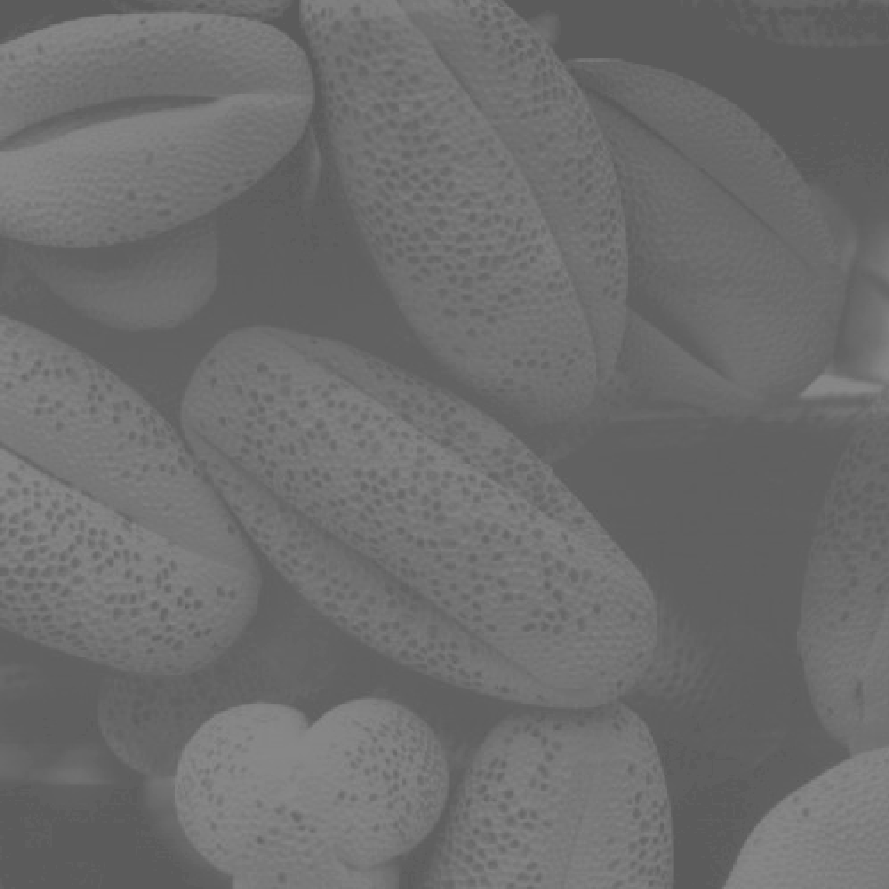
#> input picture images/Fig0310(b)(washed_out_pollen_image).tif, 889 x 889 px
$ python main.py   (older library calls are emulated)
#> lines starting #> are read from the running program, lines starting #| are printed output that depends on the picture; long printed decimals are rounded
### metrics.py
from skimage.metrics import structural_similarity as ssim
from skimage import color,filters
import matplotlib.pyplot as plt
import numpy as np
import cv2
import math
import sys

# [10 lines left out: function mse, not called in this run]

def ssim (imageA, imageB):
  return ssim(imageA, imageB)

def AMBE(imageA, imageB):
	'''
	AMBE is the abbreviation of Absolute Mean Brightness Error. It is the absolute
	difference between the mean of input and output image. It is formally defined by:

							AMBE = | E(X) B E(Y) |

	where, X and Y denote the input and output image, respectively and E(.) denotes
	the expected value, i.e., the statistical mean.
	Equation 1 clearly shows that AMBE is designed to detect one of the distortions-
	excessive brightness change. AMBE was proposed by Chen and Ramli (2003b) to evaluate
	the performance in preserving original brightness.

	imageA is the raw image (before histogram equalization per example), and imageB
	is the image after preprocessing
	'''

	return np.abs(np.mean(imageA) - np.mean(imageB))

# [193 lines left out: functions eme, rmse, emee, IEM_filter, IEM, variance_of_laplacian and 1 more, not called in this run]

def plipsum(i,j,gamma=1026):
    return i + j - i * j / gamma

def plipsub(i,j,k=1026):
    return k * (i - j) / (k - j)

def plipmult(c,j,gamma=1026):
    return gamma - gamma * (1 - j / gamma)**c

# [132 lines left out: functions logamee, UIQM, CCF, not called in this run]

### main.py
import cv2
from metrics import mse,ssim

import numpy as np
from metrics import AMBE

# AMBE
imageA = cv2.imread('images/Fig0310(b)(washed_out_pollen_image).tif',0)
#> imageA is the input picture: shape (889, 889); min 91, max 138, mean 109.1
imageB = cv2.equalizeHist(imageA)
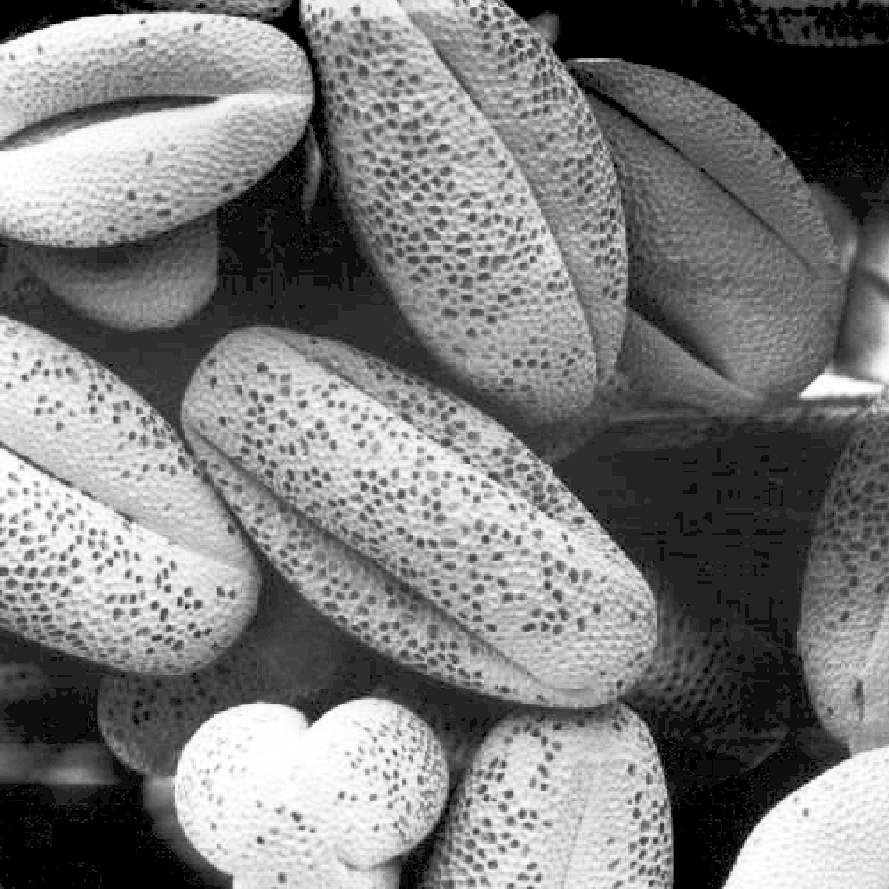
#> imageB: shape (889, 889); min 0, max 255, mean 122.7

ambe = AMBE(imageA, imageB)
#> ambe = 13.63
print(f'AMBE is: {ambe}')
#| AMBE is: 13.627

horizontal_concat = np.concatenate((imageA, imageB), axis=1)
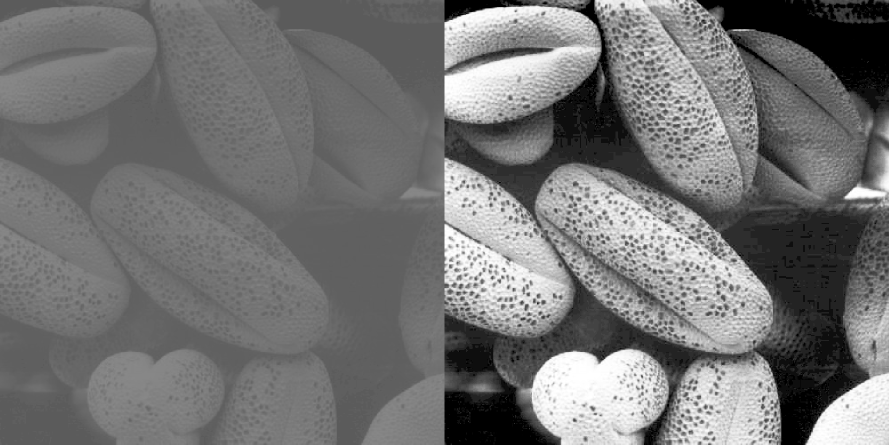
#> horizontal_concat: shape (889, 1778) (shown at 1/2 size); min 0, max 255, mean 115.9
cv2.imshow("Horizontal plot", horizontal_concat)
cv2.waitKey(0)
cv2.destroyAllWindows()
